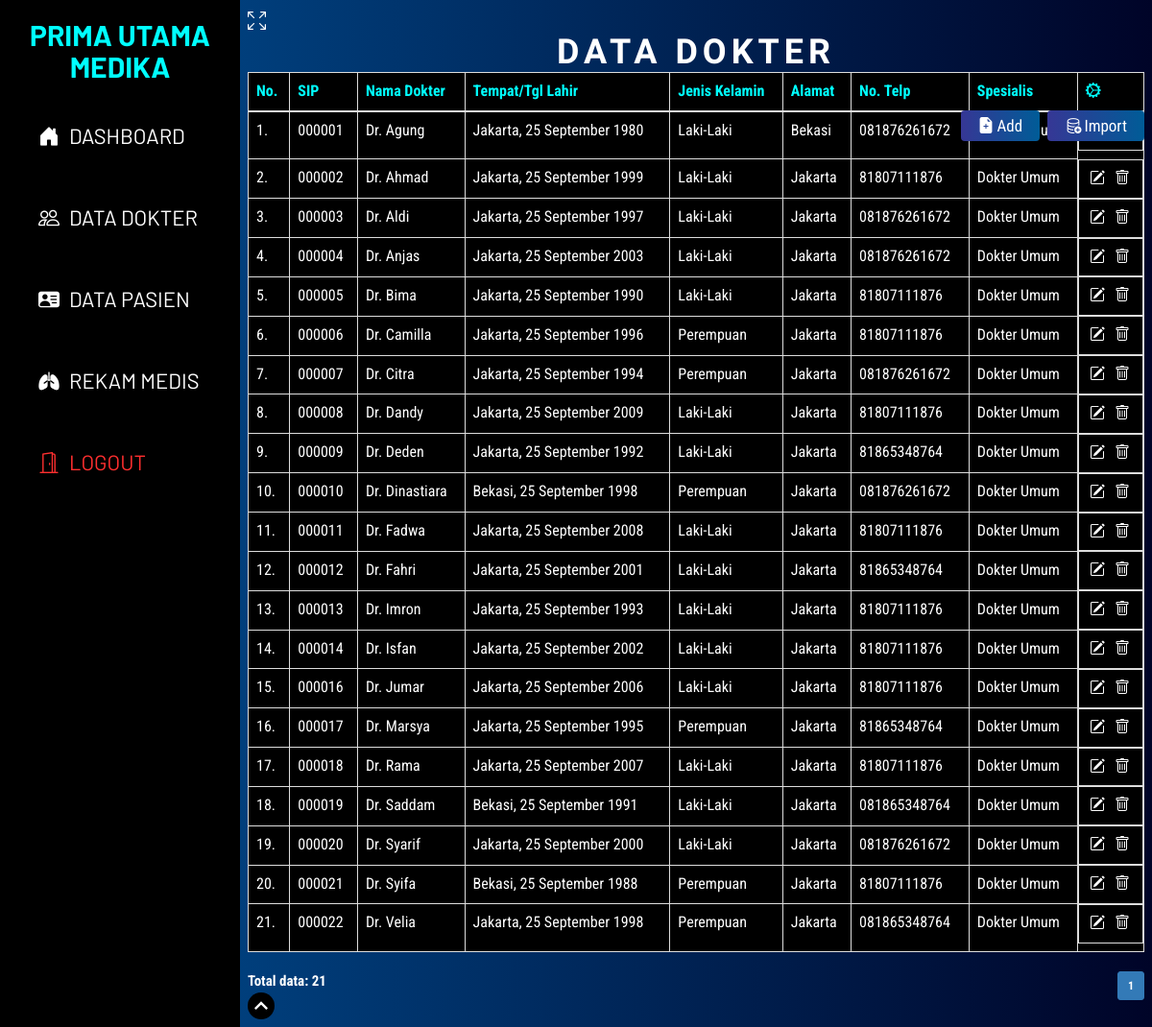
The page /dokter/data.php (signed in) on the database its author committed.
### tables this page shows
CREATE TABLE `dokter` (
  `id_dokter` varchar(100) NOT NULL,
  `sip` varchar(100) NOT NULL,
  `nama_dokter` varchar(100) NOT NULL,
  `ttl` varchar(100) NOT NULL,
  `jenis_kelamin` enum('Laki-Laki','Perempuan') NOT NULL,
  `alamat` varchar(100) NOT NULL,
  `no_telp` varchar(100) NOT NULL,
  `spesialis` varchar(100) NOT NULL
);

### auth/config/config.php (called while the page is built, shortened)
<?php
function base_url($url = null)
{
    $base_url = 'http://localhost/datamanagementapplication';
    if ($url != null) {
        return $base_url . '/' . $url;
    } else {
        return $base_url;
    }
}

### dokter/data.php (the view, shortened to what this page needs)
<?php include_once('../_header.php') ?>
<!DOCTYPE html>
<html lang="en">
<head>
</head>
<body>
    <div class="row header">
        <div class="col-12">
            <div class="fullscreen">
                <a href="#menu-toggle" id="menu-toggle" data-toggle="tooltip" data-placement="right" title="Fullscreen"><i class="bi bi-arrows-fullscreen"></i></i></a>
            </div>
            <h1 class="brand">DATA DOKTER</h1>
        </div>
    </div>
    <div class="row content">
        <div class="col-12">
            <div class="right">
                <a href="add.php" class="btn add" data-toggle="tooltip" data-placement="top" title="Klik untuk menambahkan data dokter"><i class="bi bi-file-earmark-plus-fill"></i>Add</a>
                <a href="import.php" class="btn import" data-toggle="tooltip" data-placement="top" title="Klik untuk mengimpor data dokter dari excel"><i class="bi bi-database-add"></i>Import</a>
            </div>
            <div class="table-responsive">
                <table class="table table-bordered" id="myTable">
                    <thead>
                        <tr>
                            <th>No.</th>
                            <th>SIP</th>
                            <th>Nama Dokter</th>
                            <th>Tempat/Tgl Lahir</th>
                            <th>Jenis Kelamin</th>
                            <th>Alamat</th>
                            <th>No. Telp</th>
                            <th>Spesialis</th>
                            <th><i class="bi bi-gear-wide-connected"></i></th>
                        </tr>
                    </thead>
                    <tbody>
                        <?php
                        $batas = 100;
                        $hal = @$_GET['hal'];
                        if (empty($hal)) {
                            $posisi = 0;
                            $hal = 1;
                        } else {
                            $posisi = ($hal - 1) * $batas;
                        }
                        $no = 1;
                        if ($_SERVER['REQUEST_METHOD'] == "POST") {
                            $pencarian = trim(mysqli_real_escape_string($connect, $_POST['pencarian']));
                            if ($pencarian != '') {
                                $sql = "SELECT * FROM dokter ORDER BY sip ASC";
                                $query = $sql;
                                $queryJml = $sql;
                            } else {
                                $query = "SELECT * FROM dokter ORDER BY sip ASC LIMIT $posisi, $batas";
                                $queryJml = "SELECT * FROM dokter ORDER BY sip ASC";
                                $no = $posisi + 1;
                            }
                        } else {
                            $query = "SELECT * FROM dokter ORDER BY sip ASC LIMIT $posisi, $batas";
                            $queryJml = "SELECT * FROM dokter ORDER BY sip ASC";
                            $no = $posisi + 1;
                        }
                        $sql_dokter = mysqli_query($connect, $query) or die(mysqli_error($connect));
                        if (mysqli_num_rows($sql_dokter) > 0) {
                            while ($data = mysqli_fetch_array($sql_dokter)) { ?>
                                <tr>
                                    <td><?= $no++ ?>.</td>
                                    <td><?= $data['sip']; ?></td>
                                    <td><?= $data['nama_dokter']; ?></td>
                                    <td><?= $data['ttl']; ?></td>
                                    <td><?= $data['jenis_kelamin']; ?></td>
                                    <td><?= $data['alamat']; ?></td>
                                    <td><?= $data['no_telp']; ?></td>
                                    <td><?= $data['spesialis']; ?></td>
                                    <td class="center">
                                        <a href="edit.php?id=<?= $data['id_dokter'] ?>" id="edit" data-toggle="tooltip" data-placement="top" title="Klik untuk edit data" onclick="return confirm('Apakah anda yakin ingin edit data ini?')"><i class="bi bi-pencil-square"></i></a>
                                        <a href="delete.php?id=<?= $data['id_dokter'] ?>" id="delete" data-toggle="tooltip" data-placement="top" title="Klik untuk delete data" onclick="return confirm('Apakah anda yakin ingin delete data ini?')"><i class="bi bi-trash"></i></a>
                                    </td>
                                </tr>
                        <?php
                            }
                        }
                        ?>
                    </tbody>
                </table>
            </div>
            <?php
            if (@$_POST['pencarian'] == '') { ?>
                <div class="all-data" style="font-weight: bold;">
                    <?php
                    $jml = mysqli_num_rows(mysqli_query($connect, $queryJml));
                    echo "Total data: $jml";
                    ?>
                </div>
                <div style="float: right; margin: 0; padding: 0;">
                    <ul class="pagination pagination-sm" style="padding: 0; margin: 0; font-family: 'Roboto Condensed', sans-serif; font-weight: bold;">
                        <?php
                        $jml_hal = ceil($jml / $batas);
                        for ($i = 1; $i <= $jml_hal; $i++) {
                            if ($i != $hal) {
                                echo "<li><a href=\"?hal=$i\">$i</a></li>";
                            } else {
                                echo "<li class=\"active\"><a>$i</a></li>";
                            }
                        }
                        ?>
                    </ul>
                </div>
            <?php
            }
            ?>
        </div>
        <div class="scroll-menu">
            <a href="#" class="scroll" data-toggle="tooltip" data-placement="right" title="Back to the top"></a>
        </div>
    </div>
</body>
</html>
<?php include_once('../_footer.php') ?>

### _header.php (shortened to what this page needs)
<?php
require_once "auth/config/config.php";
?>
<!DOCTYPE html>
<html lang="en">
<head>
    <link href="<?= base_url('assets/css/bootstrap.min.css'); ?>" rel="stylesheet">
    <link href="<?= base_url('assets/css/bootstrap.css'); ?>" rel="stylesheet">
    <link href="<?= base_url('assets/css/simple-sidebar.css'); ?>" rel="stylesheet">
    <link href="<?= base_url('assets/libraries/vendor/ckeditor\ckeditor/contents.css'); ?>" rel="stylesheet">
    <link rel="stylesheet" href="https://cdn.jsdelivr.net/npm/bootstrap-icons@1.10.2/font/bootstrap-icons.css">
    <link href="<?= base_url('assets/libraries/DataTables/datatables.min.css'); ?>" rel="stylesheet">
    <link href="<?= base_url('assets/libraries/DataTables/datatables.css'); ?>" rel="stylesheet">
</head>
<body>
    <div id="wrapper">
        <div id="sidebar-wrapper">
            <h2 class="sidebar-brand">PRIMA UTAMA MEDIKA</h2>
            <div class="box">
                <ul class="sidebar-nav">
                    <li>
                        <a href="<?= base_url('dashboard') ?>"><i class="bi bi-house-door-fill"></i>DASHBOARD</a>
                    </li>
                    <li>
                        <a href="<?= base_url('dokter') ?>"><i class="bi bi-people"></i>DATA DOKTER</a>
                    </li>
                    <li>
                        <a href="<?= base_url('pasien') ?>"><i class="bi bi-person-vcard-fill"></i></i>DATA PASIEN</a>
                    </li>
                    <li>
                        <a href="<?= base_url('rekammedis') ?>"><i class="bi bi-lungs-fill"></i>REKAM MEDIS</a>
                    </li>
                    <li>
                        <a class="logout" href="<?= base_url('auth/logout.php') ?>"><i class="bi bi-door-open"></i>LOGOUT</a>
                    </li>
                </ul>
            </div>
        </div>
        <div id="page-content-wrapper">
            <div class="container-fluid">

### _footer.php
</div>
</div>
</div>
</body>
</html>

### assets/css/simple-sidebar.css (style rules this page uses)
#wrapper { padding-left: 0; -webkit-transition: all 0.5s ease; -moz-transition: all 0.5s ease; -o-transition: all 0.5s ease; transition: all 0.5s ease; }
#sidebar-wrapper { z-index: 1000; position: fixed; left: 250px; width: 0; height: 100%; margin-left: -250px; overflow-y: auto; background: #000; -webkit-transition: all 0.5s ease; -moz-transition: all 0.5s ease; -o-transition: all 0.5s ease; transition: all 0.5s ease; }
#page-content-wrapper { width: 100%; padding: 15px; }
.sidebar-nav { position: absolute; top: 0; width: 250px; margin: 0; padding: 0; list-style: none; }
.sidebar-nav li { text-indent: 20px; line-height: 40px; }
.sidebar-nav li a { display: block; text-decoration: none; color: #999999; }
@media (min-width:768px) { #wrapper { padding-left: 250px; } }
@media (min-width:768px) { #sidebar-wrapper { width: 250px; } }
@media (min-width:768px) { #page-content-wrapper { padding: 20px; } }

### _header.php (style rules this page uses)
.sidebar-brand { color: rgb(0, 255, 255); text-align: center; padding-bottom: 25px; font-family: 'Barlow', sans-serif; font-weight: bold; }
.sidebar-nav li a { color: white; font-size: 22px; font-family: 'Barlow', sans-serif; padding: 0; margin: 0 0 45px 0; }
.sidebar-nav li .logout { color: rgb(255, 47, 47); }
i { padding-right: 10px; }
.box { text-align: justify; }
.box ul { position: relative; }
.box ul li { width: 100%; transition: transform 0.5s; }
#page-content-wrapper { padding: 8px; margin: 0; border: 0px; }

### dokter/data.php (style rules this page uses)
body { background: #000428; background: -webkit-linear-gradient(to right, #004e92, #000428); background: linear-gradient(to right, #004e92, #000428); color: rgb(255, 255, 255); }
.brand { display: flex; justify-content: center; font-family: 'Agdasima', sans-serif; font-weight: bold; letter-spacing: 5px; margin: 0; padding: 0; }
.fullscreen { display: flex; justify-content: flex-start; width: 19px; transition: transform 0.5s; }
.fullscreen i { font-size: 19px; color: white; }
.content { font-family: 'Roboto Condensed', sans-serif; margin-top: 0; padding: 0; }
.content .right { position: absolute; right: 8px; top: 115px; z-index: 1; }
.content .right .add { color: white; border: 0px; font-size: 17px; padding: 4px 18px 4px 18px; margin-right: 5px; background: #005C97; background: -webkit-linear-gradient(to right, #363795, #005C97); background: linear-gradient(to right, #363795, #005C97); }
.content .right .add i { padding: 0 3px 0 0; }
.content .right .import { color: white; border: 0px; font-size: 17px; padding: 4px 18px 4px 18px; background: #005C97; background: -webkit-linear-gradient(to right, #363795, #005C97); background: linear-gradient(to right, #363795, #005C97); }
.content .right .import i { padding: 0 3px 0 0; }
table * { background-color: black; color: white; text-align: justify; font-size: 16px; }
table thead * { text-align: start; color: rgb(0, 255, 255); }
.table tr .center { display: flex; justify-content: center; padding-right: 0; }
table tr .center #edit, table tr .center #delete { color: white; }
html { scroll-behavior: smooth; }
.scroll-menu { display: flex; justify-content: flex-start; margin: 22px 0 0 0; padding: 0; }
.scroll { width: 28px; height: 28px; cursor: pointer; border-radius: 50%; transition: transform 0.5s; }
.all-data { float: left; padding: 0; margin: 0; font-size: 15px; font-family: 'Roboto Condensed', sans-serif; }

### rows shown on the page
dokter: sip "000001", nama_dokter "Dr. Agung", ttl "Jakarta, 25 September 1980", jenis_kelamin "Laki-Laki", alamat "Bekasi", no_telp "081876261672", spesialis "Dokter Umum"
dokter: sip "000002", nama_dokter "Dr. Ahmad", ttl "Jakarta, 25 September 1999", jenis_kelamin "Laki-Laki", alamat "Jakarta", no_telp "81807111876", spesialis "Dokter Umum"
dokter: sip "000003", nama_dokter "Dr. Aldi", ttl "Jakarta, 25 September 1997", jenis_kelamin "Laki-Laki", alamat "Jakarta", no_telp "081876261672", spesialis "Dokter Umum"
dokter: sip "000004", nama_dokter "Dr. Anjas", ttl "Jakarta, 25 September 2003", jenis_kelamin "Laki-Laki", alamat "Jakarta", no_telp "081876261672", spesialis "Dokter Umum"
dokter: sip "000005", nama_dokter "Dr. Bima", ttl "Jakarta, 25 September 1990", jenis_kelamin "Laki-Laki", alamat "Jakarta", no_telp "81807111876", spesialis "Dokter Umum"
dokter: sip "000006", nama_dokter "Dr. Camilla", ttl "Jakarta, 25 September 1996", jenis_kelamin "Perempuan", alamat "Jakarta", no_telp "81807111876", spesialis "Dokter Umum"
dokter: sip "000007", nama_dokter "Dr. Citra", ttl "Jakarta, 25 September 1994", jenis_kelamin "Perempuan", alamat "Jakarta", no_telp "081876261672", spesialis "Dokter Umum"
dokter: sip "000008", nama_dokter "Dr. Dandy", ttl "Jakarta, 25 September 2009", jenis_kelamin "Laki-Laki", alamat "Jakarta", no_telp "81807111876", spesialis "Dokter Umum"
dokter: sip "000009", nama_dokter "Dr. Deden", ttl "Jakarta, 25 September 1992", jenis_kelamin "Laki-Laki", alamat "Jakarta", no_telp "81865348764", spesialis "Dokter Umum"
dokter: sip "000010", nama_dokter "Dr. Dinastiara", ttl "Bekasi, 25 September 1998", jenis_kelamin "Perempuan", alamat "Jakarta", no_telp "081876261672", spesialis "Dokter Umum"
dokter: sip "000011", nama_dokter "Dr. Fadwa", ttl "Jakarta, 25 September 2008", jenis_kelamin "Laki-Laki", alamat "Jakarta", no_telp "81807111876", spesialis "Dokter Umum"
dokter: sip "000012", nama_dokter "Dr. Fahri", ttl "Jakarta, 25 September 2001", jenis_kelamin "Laki-Laki", alamat "Jakarta", no_telp "81865348764", spesialis "Dokter Umum"
dokter: sip "000013", nama_dokter "Dr. Imron", ttl "Jakarta, 25 September 1993", jenis_kelamin "Laki-Laki", alamat "Jakarta", no_telp "81807111876", spesialis "Dokter Umum"
dokter: sip "000014", nama_dokter "Dr. Isfan", ttl "Jakarta, 25 September 2002", jenis_kelamin "Laki-Laki", alamat "Jakarta", no_telp "81807111876", spesialis "Dokter Umum"
dokter: sip "000016", nama_dokter "Dr. Jumar", ttl "Jakarta, 25 September 2006", jenis_kelamin "Laki-Laki", alamat "Jakarta", no_telp "81807111876", spesialis "Dokter Umum"
dokter: sip "000017", nama_dokter "Dr. Marsya", ttl "Jakarta, 25 September 1995", jenis_kelamin "Perempuan", alamat "Jakarta", no_telp "81865348764", spesialis "Dokter Umum"
dokter: sip "000018", nama_dokter "Dr. Rama", ttl "Jakarta, 25 September 2007", jenis_kelamin "Laki-Laki", alamat "Jakarta", no_telp "81807111876", spesialis "Dokter Umum"
dokter: sip "000019", nama_dokter "Dr. Saddam", ttl "Bekasi, 25 September 1991", jenis_kelamin "Laki-Laki", alamat "Jakarta", no_telp "081865348764", spesialis "Dokter Umum"
dokter: sip "000020", nama_dokter "Dr. Syarif", ttl "Jakarta, 25 September 2000", jenis_kelamin "Laki-Laki", alamat "Jakarta", no_telp "081876261672", spesialis "Dokter Umum"
dokter: sip "000021", nama_dokter "Dr. Syifa", ttl "Bekasi, 25 September 1988", jenis_kelamin "Perempuan", alamat "Jakarta", no_telp "81807111876", spesialis "Dokter Umum"
dokter: sip "000022", nama_dokter "Dr. Velia", ttl "Jakarta, 25 September 1998", jenis_kelamin "Perempuan", alamat "Jakarta", no_telp "081865348764", spesialis "Dokter Umum"

### other values the page prints
$jml "21"
